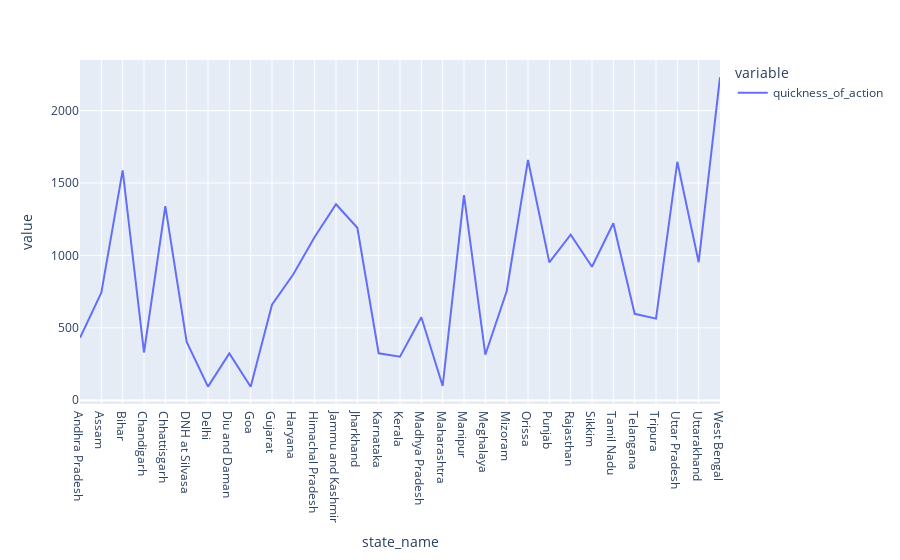
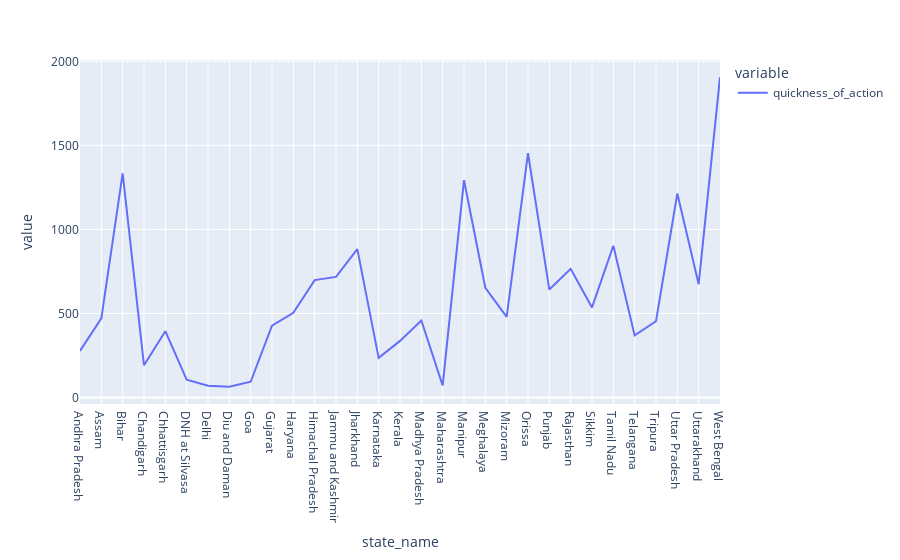

Here is the notebook cell these charts were saved with, in order:
### Code cell
plot_list_figures(quickness_line_plots, True, "State_wise mean time taken to hear a criminal case after it's filing")

### Figure 1 — Plotly figure (JSON) as saved in the notebook; plotly's stock layout.template omitted (floating-point values rounded to 4 significant figures)
{"data": [{"hovertemplate": "variable=quickness_of_action<br>state_name=%{x}<br>value=%{y}<extra></extra>", "legendgroup": "quickness_of_action", "line": {"color": "#636efa", "dash": "solid"}, "marker": {"symbol": "circle"}, "mode": "lines", "name": "quickness_of_action", "orientation": "v", "showlegend": true, "x": ["Andhra Pradesh", "Assam", "Bihar", "Chandigarh", "Chhattisgarh", "DNH at Silvasa", "Delhi", "Diu and Daman", "Goa", "Gujarat", "Haryana", "Himachal Pradesh", "Jammu and Kashmir", "Jharkhand", "Karnataka", "Kerala", "Madhya Pradesh", "Maharashtra", "Manipur", "Meghalaya", "Mizoram", "Orissa", "Punjab", "Rajasthan", "Sikkim", "Tamil Nadu", "Telangana", "Tripura", "Uttar Pradesh", "Uttarakhand", "West Bengal"], "xaxis": "x", "y": [430.6, 743.3, 1588.0, 329.4, 1340.0, 402.1, 93.67, 323.1, 92.49, 659.0, 870.1, 1128.0, 1354.0, 1191.0, 324.2, 299.9, 573.4, 98.35, 1416.0, 314.2, 752.5, 1659.0, 951.7, 1143.0, 921.7, 1222.0, 596.6, 563.3, 1647.0, 953.3, 2231.0], "yaxis": "y", "type": "scatter"}], "layout": {"xaxis": {"anchor": "y", "domain": [0, 1], "title": {"text": "state_name"}, "type": "category", "range": [0, 30], "autorange": true}, "yaxis": {"anchor": "x", "domain": [0, 1], "title": {"text": "value"}, "type": "linear", "range": [-26.32, 2350.0], "autorange": true}, "legend": {"title": {"text": "variable"}, "tracegroupgap": 0}, "margin": {"t": 60}, "autosize": true}}

### Figure 2 — Plotly figure (JSON) as saved in the notebook; plotly's stock layout.template omitted (floating-point values rounded to 4 significant figures)
{"data": [{"hovertemplate": "variable=quickness_of_action<br>state_name=%{x}<br>value=%{y}<extra></extra>", "legendgroup": "quickness_of_action", "line": {"color": "#636efa", "dash": "solid"}, "marker": {"symbol": "circle"}, "mode": "lines", "name": "quickness_of_action", "orientation": "v", "showlegend": true, "x": ["Andhra Pradesh", "Assam", "Bihar", "Chandigarh", "Chhattisgarh", "DNH at Silvasa", "Delhi", "Diu and Daman", "Goa", "Gujarat", "Haryana", "Himachal Pradesh", "Jammu and Kashmir", "Jharkhand", "Karnataka", "Kerala", "Madhya Pradesh", "Maharashtra", "Manipur", "Meghalaya", "Mizoram", "Orissa", "Punjab", "Rajasthan", "Sikkim", "Tamil Nadu", "Telangana", "Tripura", "Uttar Pradesh", "Uttarakhand", "West Bengal"], "xaxis": "x", "y": [277.5, 471.6, 1333.0, 191.7, 394.6, 106.3, 70.9, 64.02, 93.97, 427.8, 503.8, 698.6, 717.9, 882.8, 236.1, 337.2, 458.0, 71.9, 1293.0, 653.3, 479.5, 1453.0, 642.3, 766.2, 536.1, 903.1, 369.6, 454.0, 1214.0, 674.5, 1906.0], "yaxis": "y", "type": "scatter"}], "layout": {"xaxis": {"anchor": "y", "domain": [0, 1], "title": {"text": "state_name"}, "type": "category", "range": [0, 30], "autorange": true}, "yaxis": {"anchor": "x", "domain": [0, 1], "title": {"text": "value"}, "type": "linear", "range": [-38.29, 2008.0], "autorange": true}, "legend": {"title": {"text": "variable"}, "tracegroupgap": 0}, "margin": {"t": 60}, "autosize": true}}
